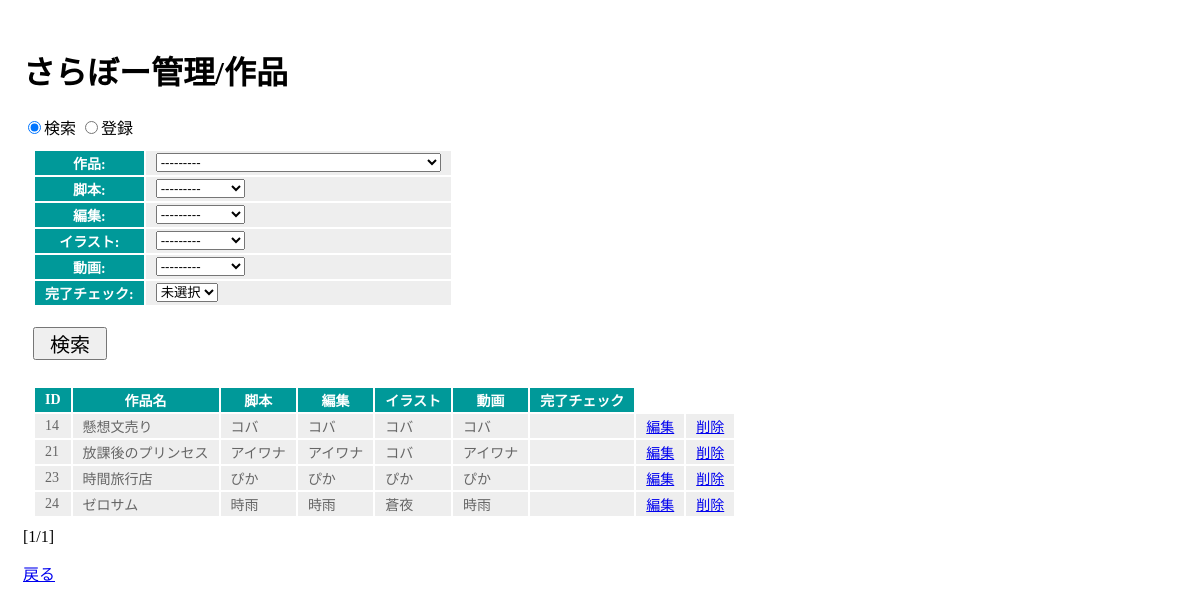
The app's page /appWorks/works/ (signed in) with its own data.
### appWorks/models.py (models this page shows)
class Works(models.Model):
    title = models.CharField(max_length=200)
    writer = models.CharField(max_length=45)
    editor = models.CharField(max_length=45)
    illustrator = models.CharField(max_length=45)
    animator = models.CharField(max_length=45)
    completion = models.BooleanField(default=False)
    def __str__(self):
        return self.title

### appWorks/views.py (the view, shortened to what this page needs)
# urls.py: path('works/', appWorks.views.works, name='works'),
@login_required
def works(request, num=1):
    global message
    global chk
    whereSQL = ["completion = '0'"]
    sql =  "SELECT "
    sql += "        id, "
    sql += "        title, "
    sql += "        writer, "
    sql += "        editor, "
    sql += "        illustrator, "
    sql += "        animator, "
    sql += "        CASE completion "
    sql += "            WHEN 1 THEN '完了' "
    sql += "            ELSE '' "
    sql += "        END AS completion "
    sql += "FROM "
    sql += "        appWorks_works "
    if whereSQL:
        sql += ' WHERE '
        i = 0
        for SQL in whereSQL:
            if i == 0:
                sql += SQL
            else:
                sql += 'AND ' + SQL
            i += 1
    sql += ';'
    data = Works.objects.raw(sql)
    page = Paginator(data, 5)
    params= {
        'title':'さらぼー管理/作品',
        'type':'作品',
        'msg':message,
        'inputForm':worksForm(),
        'searchForm':searchWorksForm(),
        'data':page.get_page(num),
        'chk':chk,
    }
    if 'input' in request.POST:
        params['inputForm'] = worksForm(request.POST)
        params['chk'] = False
    elif 'search' in request.POST:
        params['searchForm'] = searchWorksForm(request.POST)
        params['chk'] = True
    return render(request, 'appWorks/works.html', params)

### appWorks/forms.py
class worksForm(forms.Form):
    title = forms.CharField(label="作品名",
                           max_length=200)
    writer = forms.ModelChoiceField(queryset=User.objects.all(),
                                    label="脚本",
                                    to_field_name="id")
    editor = forms.ModelChoiceField(queryset=User.objects.all(),
                                    label="編集",
                                    to_field_name="id")
    illustrator = forms.ModelChoiceField(queryset=User.objects.all(),
                                    label="イラスト",
                                    to_field_name="id")
    animator = forms.ModelChoiceField(queryset=User.objects.all(),
                                    label="動画",
                                    to_field_name="id")
    completion = forms.BooleanField(label="完了チェック", required=False)

### appManagement/models.py (called while the page is built)
    def __str__(self):
        return self.name

### appWorks/templates/appWorks/works.html (shortened to what this page needs)
﻿{% load static %}
<!DOCTYPE html>
<html lang="ja">
<head>
    <link rel="stylesheet" type="text/css" href="{% static 'css/works.css' %}">
</head>
<body>
    <h1>{{title}}</h1>
    {% if chk == True %}
        <input class="check" type="radio" name="select" value="search" checked>検索
        <input class="check" type="radio" name="select" value="input">登録
    {% else %}
        <input class="check" type="radio" name="select" value="search">検索
        <input class="check" type="radio" name="select" value="input" checked>登録
    {% endif %}
    <form class="search_form" action="{% url 'works' %}" method="post">
        <table>
            {{ searchForm.as_table }}
        </table>
        <input class="btn" type="submit" name="search" value="検索">
    </form>
    <table class="data-table">
        <tr class="thead">
            <th>ID</th>
            <th>作品名</th>
            <th>脚本</th>
            <th>編集</th>
            <th>イラスト</th>
            <th>動画</th>
            <th>完了チェック</th>
        </tr>
        {% for item in data %}
            <tr>
                <td class="data-id">{{item.id}}</td>
                <td data-label="作品名">{{item.title}}</td>
                <td data-label="脚本">{{item.writer}}</td>
                <td data-label="編集">{{item.editor}}</td>
                <td data-label="イラスト">{{item.illustrator}}</td>
                <td data-label="動画">{{item.animator}}</td>
                <td data-label="完了チェック">{{item.completion}}</td>
                <td><a href="{% url 'edit' page='works' id=item.id %}">編集</a></td>
                <td><a href="{% url 'delete' page='works' id=item.id %}">削除</a></td>
            </tr>
        {% endfor %}
    </table>
    <div class="pagination">
        <span class="current">
            [{{data.number}}/{{data.paginator.num_pages}}]
        </span>
    </div>
    <a class="return" href="{% url 'index' %}">戻る</a>
</body>
</html>

### appWorks/static/css/works.css (style rules this page uses)
* { box-sizing: border-box; }
body { padding-left: 15px; }
.btn { margin: 10px 10px; font-size: 20px; padding: 0px 15px; }
table { margin: 10px; font-size: 14px; }
table tr th { background-color: #099; color: white; padding: 2px 10px; border-width: 2px; }
table tr td { background-color: #eee; color: #666; padding: 2px 10px; border-width: 2px; }
.return { display: block; margin-top: 15px; }

### records on screen
Works: title "---------"
Works: writer "---------", editor "---------", illustrator "---------", animator "---------", completion "未選択"
Works: id "14", title "懸想文売り", writer "コバ", editor "コバ", illustrator "コバ", animator "コバ"
Works: id "21", title "放課後のプリンセス", writer "アイワナ", editor "アイワナ", illustrator "コバ", animator "アイワナ"
Works: id "23", title "時間旅行店", writer "ぴか", editor "ぴか", illustrator "ぴか", animator "ぴか"
Works: id "24", title "ゼロサム", writer "時雨", editor "時雨", illustrator "蒼夜", animator "時雨"

### other values on screen
{{ title }} "さらぼー管理/作品"
{{ data.number }} "1"
{{ data.paginator.num_pages }} "1"
